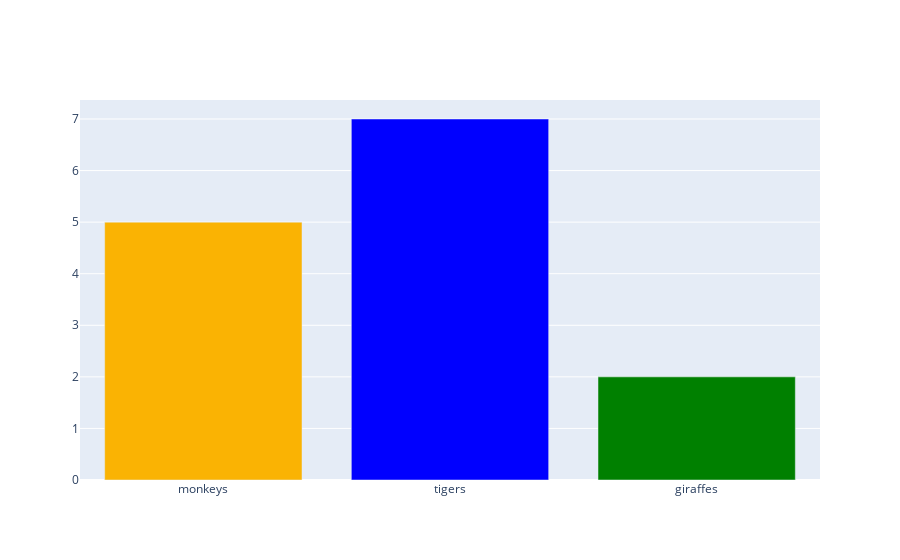

Write notebook code for a chart like this one.
### Markdown cell above
# Create a bar chart

### Code cell
# Simple bar chart
x_values=['monkeys', 'tigers', 'giraffes']
y_values=[5, 7, 2]
data =[go.Bar(x=x_values, 
              y=y_values,
              marker={'color':['#FAB303','blue','green']}
             )]
fig = go.Figure(data )
fig

### Figure 1 — Plotly figure (JSON) as saved in the notebook; plotly's stock layout.template omitted (floating-point values rounded to 4 significant figures)
{"data": [{"marker": {"color": ["#FAB303", "blue", "green"]}, "type": "bar", "x": ["monkeys", "tigers", "giraffes"], "y": [5, 7, 2]}], "layout": {"autosize": true, "xaxis": {"autorange": true, "range": [-0.5, 2.5], "type": "category"}, "yaxis": {"autorange": true, "range": [0, 7.368], "type": "linear"}}}
